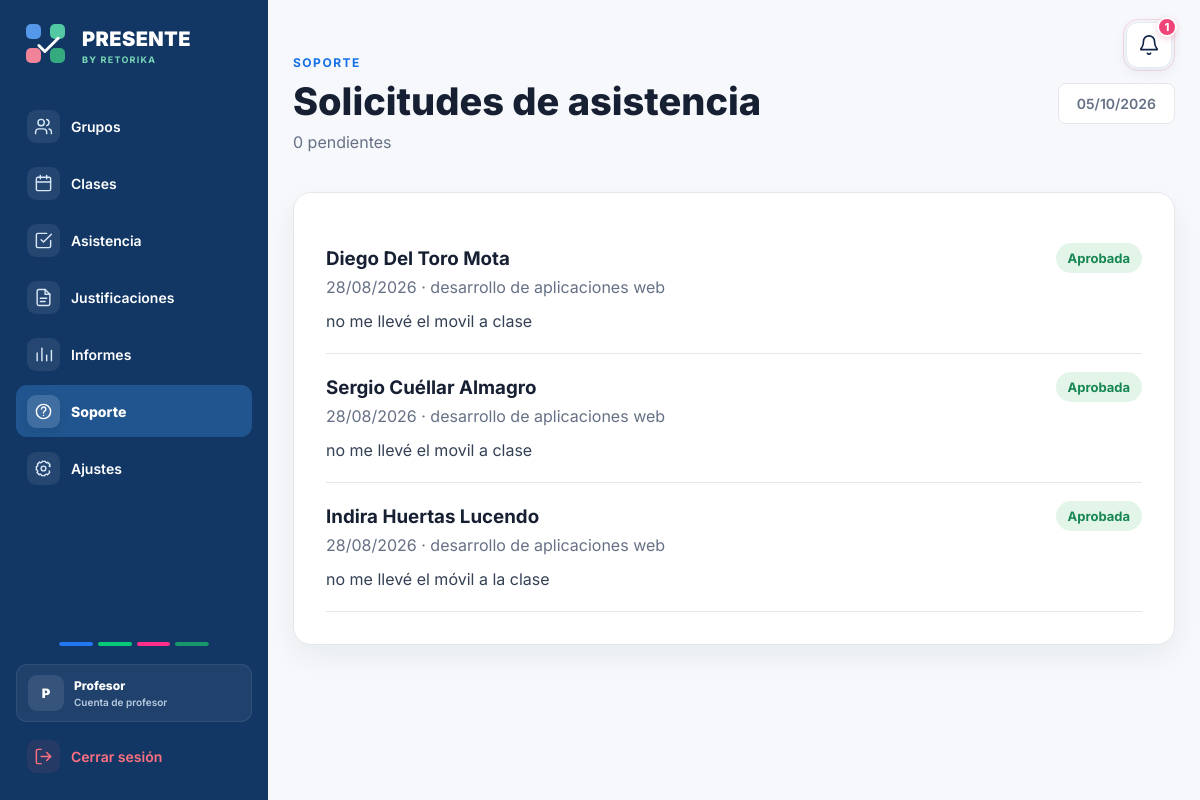
The page /profesor/soporte/ (signed in) on the database as committed earlier.
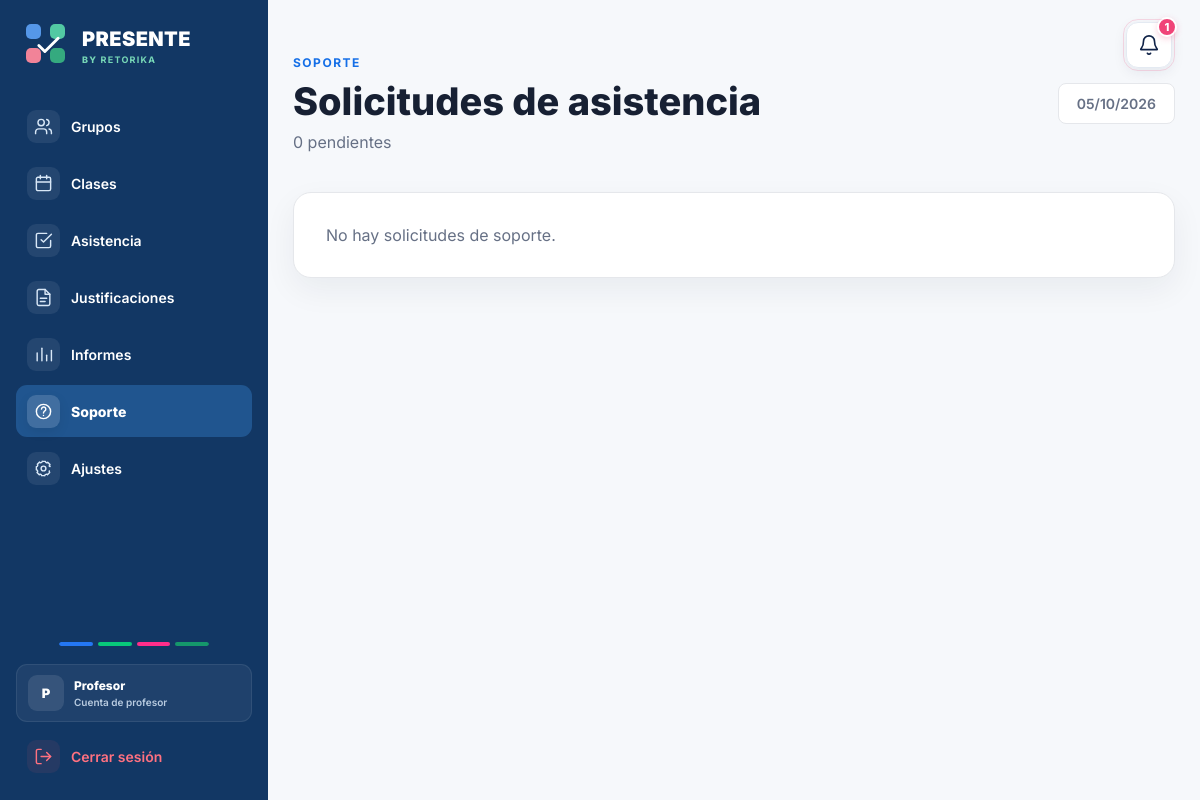
The same page on the database as committed later.
### asistencia/models.py (models this page shows, shortened)
class SolicitudSoporte(models.Model):
    ESTADOS = [
        ('pendiente', 'Pendiente'),
        ('aprobada', 'Aprobada'),
        ('rechazada', 'Rechazada'),
    ]
    alumno = models.ForeignKey(
        Alumno,
        on_delete=models.CASCADE
    )
    clase = models.ForeignKey(
        Clase,
        on_delete=models.CASCADE
    )
    motivo = models.TextField()
    estado = models.CharField(
        max_length=20,
        choices=ESTADOS,
        default='pendiente'
    )
    fecha_solicitud = models.DateTimeField(
        auto_now_add=True
    )

class Alumno(models.Model):
    nombre = models.CharField(
        max_length=100
    )
    apellidos = models.CharField(
        max_length=150
    )
    carrera = models.CharField(
        max_length=150
    )
    curso = models.CharField(
        max_length=50
    )
    email = models.EmailField(
        unique=True
    )
    password = models.CharField(
        max_length=128
    )
    foto = models.ImageField(
        upload_to='alumnos/',
        blank=True,
        null=True,
        validators=[validar_foto_perfil]
    )
    grupo = models.ForeignKey(
        Grupo,
        on_delete=models.CASCADE
    )

class Clase(models.Model):
    grupo = models.ForeignKey(
        Grupo,
        on_delete=models.CASCADE
    )
    fecha = models.DateField()
    hora_inicio = models.TimeField()
    asistencia_abierta = models.BooleanField(
        default=False
    )
    token_qr = models.UUIDField(
        default=uuid.uuid4,
        editable=False,
        unique=True
    )
    token_qr_generado_en = models.DateTimeField(
        blank=True,
        null=True
    )
    latitud_profesor = models.FloatField(
        blank=True,
        null=True
    )
    longitud_profesor = models.FloatField(
        blank=True,
        null=True
    )

class Grupo(models.Model):
    COLORES = [
        ('blanco', 'Blanco'),
        ('rosa', 'Rosa'),
        ('rojo', 'Rojo'),
        ('naranja', 'Naranja'),
        ('azul', 'Azul'),
        ('verde', 'Verde'),
        ('amarillo', 'Amarillo'),
        ('violeta', 'Violeta'),
    ]
    nombre = models.CharField(
        max_length=100
    )
    asignatura = models.CharField(
        max_length=150
    )
    profesor = models.ForeignKey(
        Profesor,
        on_delete=models.CASCADE
    )
    color = models.CharField(
        max_length=20,
        choices=COLORES,
        default='blanco'
    )

### asistencia/views.py (the view)
def soporte_profesor(request):
    profesor_id = request.session.get('profesor_id')
    if not profesor_id:
        return redirect('seleccionar_login')
    solicitudes = (
        SolicitudSoporte.objects.filter(
            clase__grupo__profesor_id=profesor_id
        )
        .select_related(
            'alumno',
            'clase',
            'clase__grupo'
        )
        .order_by('-fecha_solicitud')
    )
    pendientes = solicitudes.filter(
        estado='pendiente'
    )
    return render(
        request,
        'asistencia/soporte_profesor.html',
        {
            'solicitudes': solicitudes,
            'pendientes': pendientes,
        }
    )

### asistencia/templates/asistencia/soporte_profesor.html (shortened to what this page needs)
{% extends 'asistencia/base.html' %}
{% block content %}
<section class="panel-usuario">
    <div class="panel-contenedor">
        <div class="panel-cabecera">
            <div>
                <p class="panel-etiqueta">
                    SOPORTE
                </p>
                <h1>
                    Solicitudes de asistencia
                </h1>
                <p class="panel-subtitulo">
                    {{ pendientes|length }} pendientes
                </p>
            </div>
            <div class="fecha-panel">
                {% now "d/m/Y" %}
            </div>
        </div>
        <div class="panel-tarjeta">
            {% for solicitud in solicitudes %}
                <div style="
                    padding:22px 0;
                    border-bottom:1px solid #e5e7eb;
                ">
                    <div style="
                        display:flex;
                        justify-content:space-between;
                        gap:30px;
                    ">
                        <div>
                            <h3 style="margin-bottom:7px;">
                                {{ solicitud.alumno.nombre }}
                                {{ solicitud.alumno.apellidos }}
                            </h3>
                            <p style="
                                color:#667085;
                                margin-bottom:6px;
                            ">
                                {{ solicitud.clase.fecha|date:"d/m/Y" }}
                                ·
                                {{ solicitud.clase.grupo.asignatura }}
                            </p>
                            <p style="
                                margin-top:14px;
                                color:#344054;
                            ">
                                {{ solicitud.motivo }}
                            </p>
                        </div>
                        <div>
                            {% if solicitud.estado == 'pendiente' %}
                                <span style="
                                    padding:7px 12px;
                                    border-radius:20px;
                                    background:#fff7e6;
                                    color:#b7791f;
                                    font-size:13px;
                                    font-weight:700;
                                ">
                                    Pendiente
                                </span>
                            {% elif solicitud.estado == 'aprobada' %}
                                <span style="
                                    padding:7px 12px;
                                    border-radius:20px;
                                    background:#e3f5e9;
                                    color:#168653;
                                    font-size:13px;
                                    font-weight:700;
                                ">
                                    Aprobada
                                </span>
                            {% endif %}
                        </div>
                    </div>
                </div>
            {% empty %}
                <p style="color:#667085;">
                    No hay solicitudes de soporte.
                </p>
            {% endfor %}
        </div>
    </div>
</section>
{% endblock %}

Rows that differ between the two databases and show on the page:
removed SolicitudSoporte: alumno.nombre "Diego", alumno.apellidos "Del Toro Mota", clase.fecha "28/08/2026", clase.grupo.asignatura "desarrollo de aplicaciones web", motivo "no me llevé el movil a clase", estado "Aprobada"
removed SolicitudSoporte: alumno.nombre "Sergio", alumno.apellidos "Cuéllar Almagro", clase.fecha "28/08/2026", clase.grupo.asignatura "desarrollo de aplicaciones web", motivo "no me llevé el movil a clase", estado "Aprobada"
removed SolicitudSoporte: alumno.nombre "Indira", alumno.apellidos "Huertas Lucendo", clase.fecha "28/08/2026", clase.grupo.asignatura "desarrollo de aplicaciones web", motivo "no me llevé el móvil a la clase", estado "Aprobada"
Other text that changed with them:
text now shown: "No hay solicitudes de soporte."
